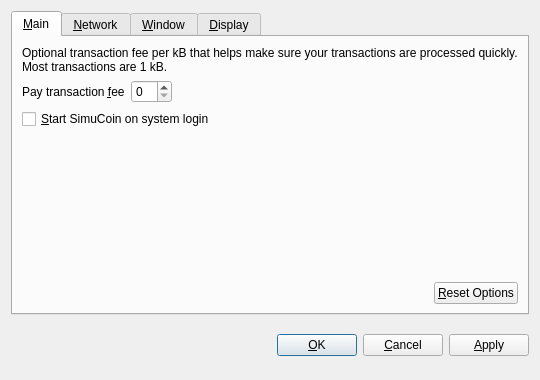
<?xml version="1.0" encoding="UTF-8"?>
<ui version="4.0">
 <class>OptionsDialog</class>
 <widget class="QDialog" name="OptionsDialog">
  <property name="geometry">
   <rect>
    <x>0</x>
    <y>0</y>
    <width>540</width>
    <height>380</height>
   </rect>
  </property>
  <property name="windowTitle">
   <string>Options</string>
  </property>
  <property name="modal">
   <bool>true</bool>
  </property>
  <layout class="QVBoxLayout" name="verticalLayout">
   <item>
    <widget class="QTabWidget" name="tabWidget">
     <property name="tabPosition">
      <enum>QTabWidget::North</enum>
     </property>
     <property name="currentIndex">
      <number>0</number>
     </property>
     <widget class="QWidget" name="tabMain">
      <attribute name="title">
       <string>&amp;Main</string>
      </attribute>
      <layout class="QVBoxLayout" name="verticalLayout_Main">
       <item>
        <widget class="QLabel" name="transactionFeeInfoLabel">
         <property name="text">
          <string>Optional transaction fee per kB that helps make sure your transactions are processed quickly. Most transactions are 1 kB.</string>
         </property>
         <property name="textFormat">
          <enum>Qt::PlainText</enum>
         </property>
         <property name="wordWrap">
          <bool>true</bool>
         </property>
        </widget>
       </item>
       <item>
        <layout class="QHBoxLayout" name="horizontalLayout_1_Main">
         <item>
          <widget class="QLabel" name="transactionFeeLabel">
           <property name="text">
            <string>Pay transaction &amp;fee</string>
           </property>
           <property name="textFormat">
            <enum>Qt::PlainText</enum>
           </property>
           <property name="buddy">
            <cstring>transactionFee</cstring>
           </property>
          </widget>
         </item>
         <item>
          <widget class="BitcoinAmountField" name="transactionFee"/>
         </item>
         <item>
          <spacer name="horizontalSpacer_1_Main">
           <property name="orientation">
            <enum>Qt::Horizontal</enum>
           </property>
           <property name="sizeHint" stdset="0">
            <size>
             <width>40</width>
             <height>20</height>
            </size>
           </property>
          </spacer>
         </item>
        </layout>
       </item>
       <item>
        <widget class="QCheckBox" name="bitcoinAtStartup">
         <property name="toolTip">
          <string>Automatically start SimuCoin after logging in to the system.</string>
         </property>
         <property name="text">
          <string>&amp;Start SimuCoin on system login</string>
         </property>
        </widget>
       </item>
       <item>
        <spacer name="verticalSpacer_Main">
         <property name="orientation">
          <enum>Qt::Vertical</enum>
         </property>
         <property name="sizeHint" stdset="0">
          <size>
           <width>20</width>
           <height>40</height>
          </size>
         </property>
        </spacer>
       </item>
       <item>
        <layout class="QHBoxLayout" name="horizontalLayout_2_Main">
         <item>
          <spacer name="horizontalSpacer_2_Main">
           <property name="orientation">
            <enum>Qt::Horizontal</enum>
           </property>
           <property name="sizeHint" stdset="0">
            <size>
             <width>40</width>
             <height>20</height>
            </size>
           </property>
          </spacer>
         </item>
         <item>
          <widget class="QPushButton" name="resetButton">
           <property name="toolTip">
            <string>Reset all client options to default.</string>
           </property>
           <property name="text">
            <string>&amp;Reset Options</string>
           </property>
           <property name="autoDefault">
            <bool>false</bool>
           </property>
          </widget>
         </item>
        </layout>
       </item>
      </layout>
     </widget>
     <widget class="QWidget" name="tabNetwork">
      <attribute name="title">
       <string>&amp;Network</string>
      </attribute>
      <layout class="QVBoxLayout" name="verticalLayout_Network">
       <item>
        <widget class="QCheckBox" name="mapPortUpnp">
         <property name="toolTip">
          <string>Automatically open the SimuCoin client port on the router. This only works when your router supports UPnP and it is enabled.</string>
         </property>
         <property name="text">
          <string>Map port using &amp;UPnP</string>
         </property>
        </widget>
       </item>
       <item>
        <widget class="QCheckBox" name="connectSocks">
         <property name="toolTip">
          <string>Connect to the SimuCoin network through a SOCKS proxy (e.g. when connecting through Tor).</string>
         </property>
         <property name="text">
          <string>&amp;Connect through SOCKS proxy:</string>
         </property>
        </widget>
       </item>
       <item>
        <layout class="QHBoxLayout" name="horizontalLayout_Network">
         <item>
          <widget class="QLabel" name="proxyIpLabel">
           <property name="text">
            <string>Proxy &amp;IP:</string>
           </property>
           <property name="textFormat">
            <enum>Qt::PlainText</enum>
           </property>
           <property name="buddy">
            <cstring>proxyIp</cstring>
           </property>
          </widget>
         </item>
         <item>
          <widget class="QValidatedLineEdit" name="proxyIp">
           <property name="maximumSize">
            <size>
             <width>140</width>
             <height>16777215</height>
            </size>
           </property>
           <property name="toolTip">
            <string>IP address of the proxy (e.g. 127.0.0.1)</string>
           </property>
          </widget>
         </item>
         <item>
          <widget class="QLabel" name="proxyPortLabel">
           <property name="text">
            <string>&amp;Port:</string>
           </property>
           <property name="textFormat">
            <enum>Qt::PlainText</enum>
           </property>
           <property name="buddy">
            <cstring>proxyPort</cstring>
           </property>
          </widget>
         </item>
         <item>
          <widget class="QLineEdit" name="proxyPort">
           <property name="maximumSize">
            <size>
             <width>55</width>
             <height>16777215</height>
            </size>
           </property>
           <property name="toolTip">
            <string>Port of the proxy (e.g. 9050)</string>
           </property>
          </widget>
         </item>
         <item>
          <widget class="QLabel" name="socksVersionLabel">
           <property name="text">
            <string>SOCKS &amp;Version:</string>
           </property>
           <property name="textFormat">
            <enum>Qt::PlainText</enum>
           </property>
           <property name="buddy">
            <cstring>socksVersion</cstring>
           </property>
          </widget>
         </item>
         <item>
          <widget class="QValueComboBox" name="socksVersion">
           <property name="toolTip">
            <string>SOCKS version of the proxy (e.g. 5)</string>
           </property>
          </widget>
         </item>
         <item>
          <spacer name="horizontalSpacer_Network">
           <property name="orientation">
            <enum>Qt::Horizontal</enum>
           </property>
           <property name="sizeHint" stdset="0">
            <size>
             <width>40</width>
             <height>20</height>
            </size>
           </property>
          </spacer>
         </item>
        </layout>
       </item>
       <item>
        <spacer name="verticalSpacer_Network">
         <property name="orientation">
          <enum>Qt::Vertical</enum>
         </property>
         <property name="sizeHint" stdset="0">
          <size>
           <width>20</width>
           <height>40</height>
          </size>
         </property>
        </spacer>
       </item>
      </layout>
     </widget>
     <widget class="QWidget" name="tabWindow">
      <attribute name="title">
       <string>&amp;Window</string>
      </attribute>
      <layout class="QVBoxLayout" name="verticalLayout_Window">
       <item>
        <widget class="QCheckBox" name="minimizeToTray">
         <property name="toolTip">
          <string>Show only a tray icon after minimizing the window.</string>
         </property>
         <property name="text">
          <string>&amp;Minimize to the tray instead of the taskbar</string>
         </property>
        </widget>
       </item>
       <item>
        <widget class="QCheckBox" name="minimizeOnClose">
         <property name="toolTip">
          <string>Minimize instead of exit the application when the window is closed. When this option is enabled, the application will be closed only after selecting Quit in the menu.</string>
         </property>
         <property name="text">
          <string>M&amp;inimize on close</string>
         </property>
        </widget>
       </item>
       <item>
        <spacer name="verticalSpacer_Window">
         <property name="orientation">
          <enum>Qt::Vertical</enum>
         </property>
         <property name="sizeHint" stdset="0">
          <size>
           <width>20</width>
           <height>40</height>
          </size>
         </property>
        </spacer>
       </item>
      </layout>
     </widget>
     <widget class="QWidget" name="tabDisplay">
      <attribute name="title">
       <string>&amp;Display</string>
      </attribute>
      <layout class="QVBoxLayout" name="verticalLayout_Display">
       <item>
        <layout class="QHBoxLayout" name="horizontalLayout_1_Display">
         <item>
          <widget class="QLabel" name="langLabel">
           <property name="text">
            <string>User Interface &amp;language:</string>
           </property>
           <property name="textFormat">
            <enum>Qt::PlainText</enum>
           </property>
           <property name="buddy">
            <cstring>lang</cstring>
           </property>
          </widget>
         </item>
         <item>
          <widget class="QValueComboBox" name="lang">
           <property name="toolTip">
            <string>The user interface language can be set here. This setting will take effect after restarting SimuCoin.</string>
           </property>
          </widget>
         </item>
        </layout>
       </item>
       <item>
        <layout class="QHBoxLayout" name="horizontalLayout_2_Display">
         <item>
          <widget class="QLabel" name="unitLabel">
           <property name="text">
            <string>&amp;Unit to show amounts in:</string>
           </property>
           <property name="textFormat">
            <enum>Qt::PlainText</enum>
           </property>
           <property name="buddy">
            <cstring>unit</cstring>
           </property>
          </widget>
         </item>
         <item>
          <widget class="QValueComboBox" name="unit">
           <property name="toolTip">
            <string>Choose the default subdivision unit to show in the interface and when sending coins.</string>
           </property>
          </widget>
         </item>
        </layout>
       </item>
       <item>
        <widget class="QCheckBox" name="displayAddresses">
         <property name="toolTip">
          <string>Whether to show SimuCoin addresses in the transaction list or not.</string>
         </property>
         <property name="text">
          <string>&amp;Display addresses in transaction list</string>
         </property>
        </widget>
       </item>
       <item>
        <widget class="QCheckBox" name="coinControlFeatures">
         <property name="toolTip">
          <string>Whether to show coin control features or not.</string>
         </property>
         <property name="text">
          <string>Display coin &amp;control features (experts only!)</string>
         </property>
        </widget>
       </item>
       <item>
        <spacer name="verticalSpacer_Display">
         <property name="orientation">
          <enum>Qt::Vertical</enum>
         </property>
         <property name="sizeHint" stdset="0">
          <size>
           <width>20</width>
           <height>40</height>
          </size>
         </property>
        </spacer>
       </item>
      </layout>
     </widget>
    </widget>
   </item>
   <item>
    <layout class="QHBoxLayout" name="horizontalLayout_Buttons">
     <item>
      <spacer name="horizontalSpacer_1">
       <property name="orientation">
        <enum>Qt::Horizontal</enum>
       </property>
       <property name="sizeHint" stdset="0">
        <size>
         <width>40</width>
         <height>48</height>
        </size>
       </property>
      </spacer>
     </item>
     <item>
      <widget class="QLabel" name="statusLabel">
       <property name="font">
        <font>
         <weight>75</weight>
         <bold>true</bold>
        </font>
       </property>
       <property name="text">
        <string/>
       </property>
       <property name="textFormat">
        <enum>Qt::PlainText</enum>
       </property>
       <property name="wordWrap">
        <bool>true</bool>
       </property>
      </widget>
     </item>
     <item>
      <spacer name="horizontalSpacer_2">
       <property name="orientation">
        <enum>Qt::Horizontal</enum>
       </property>
       <property name="sizeHint" stdset="0">
        <size>
         <width>40</width>
         <height>48</height>
        </size>
       </property>
      </spacer>
     </item>
     <item>
      <widget class="QPushButton" name="okButton">
       <property name="text">
        <string>&amp;OK</string>
       </property>
      </widget>
     </item>
     <item>
      <widget class="QPushButton" name="cancelButton">
       <property name="text">
        <string>&amp;Cancel</string>
       </property>
       <property name="autoDefault">
        <bool>false</bool>
       </property>
      </widget>
     </item>
     <item>
      <widget class="QPushButton" name="applyButton">
       <property name="text">
        <string>&amp;Apply</string>
       </property>
       <property name="autoDefault">
        <bool>false</bool>
       </property>
      </widget>
     </item>
    </layout>
   </item>
  </layout>
 </widget>
 <customwidgets>
  <customwidget>
   <class>BitcoinAmountField</class>
   <extends>QSpinBox</extends>
   <header>bitcoinamountfield.h</header>
  </customwidget>
  <customwidget>
   <class>QValueComboBox</class>
   <extends>QComboBox</extends>
   <header>qvaluecombobox.h</header>
  </customwidget>
  <customwidget>
   <class>QValidatedLineEdit</class>
   <extends>QLineEdit</extends>
   <header>qvalidatedlineedit.h</header>
  </customwidget>
 </customwidgets>
 <resources/>
 <connections/>
</ui>
